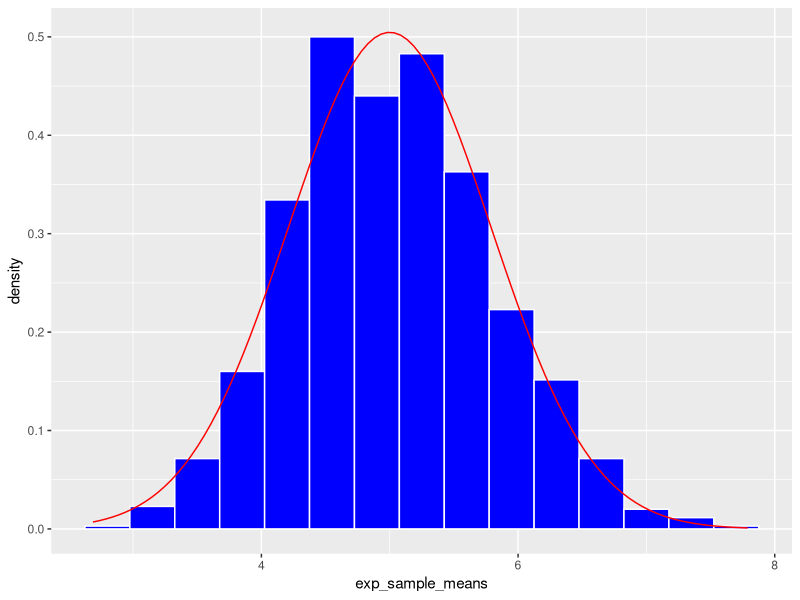

The R script that drew this image:
## ---- chunk 1
#preset default options for Rmd, codes not shown in report
require(knitr)
opts_chunk$set(cache=TRUE, echo=TRUE)

#load required libraries for data analysis
require(ggplot2)
## ---- chunk 2
set.seed(111)
sample_size <- 40
lambda <- 0.2
exp_sample_means = NULL
for(i in 1:1000) exp_sample_means = c(exp_sample_means, mean(rexp(sample_size, rate=lambda)))
mean(exp_sample_means)
## ---- chunk 3
exp_theo_mean <- 1/lambda
exp_theo_mean
## ---- chunk 4
var(exp_sample_means)
## ---- chunk 5
(1/lambda)^2/sample_size
## ---- chunk 6
sample_df <- as.data.frame(exp_sample_means)
g <- ggplot(sample_df, aes(x=exp_sample_means))
g <- g + geom_histogram(aes(y = ..density..), binwidth=0.35, fill='blue', color='white')
g <- g + stat_function(fun = dnorm, args=list(mean=1/lambda, sd=(1/lambda)/sqrt(sample_size)), bin_width=0.5, color='red')
g
